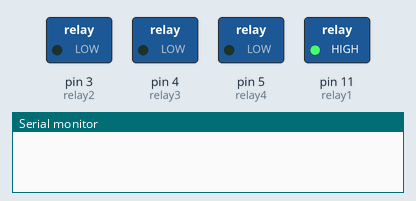
This sketch was run on a simulated Arduino Uno, built with avr-gcc and run on an emulated ATmega328P. On the bench: switched loads named in the sketch (green lamp = pin HIGH), the last lines printed to the serial monitor. Random numbers use the default seed unless the sketch sets one.

Above: at 0.1 s.
At 3.7 s:
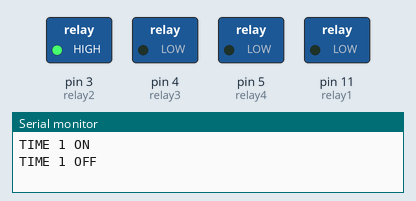
At 18.3 s:
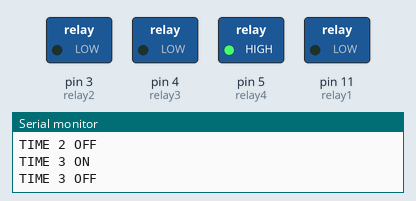
At 23.0 s:
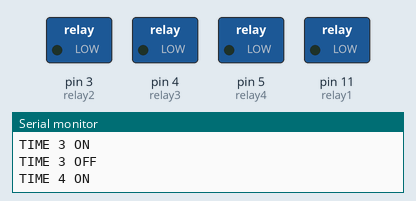
At 40.0 s:
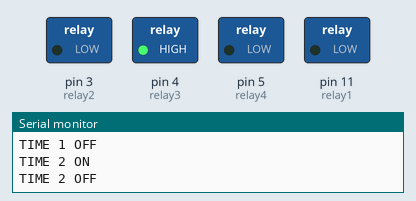
Timing chart, 0 to 40.0 s (numbered marks = the images above):
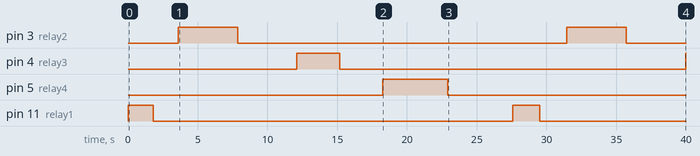

The sketch:

samevariable_value_copy_20230615111254.ino
```cpp
int relay1 = 11;
int relay2 = 3;
int relay3 = 4;
int relay4 = 5;

void setup() {
  pinMode(relay1, OUTPUT);
  pinMode(relay2, OUTPUT);
  pinMode(relay3, OUTPUT);
  pinMode(relay4, OUTPUT);
  Serial.begin(9600);
}

void loop() {
  int delayTime1 = random(1000,5000);
  int delayTime2 = random(1000,5000);
  int delayTime3 = random(1000,5000);
  int delayTime4 = random(1000,5000);

  digitalWrite(relay1, HIGH);
  delay(delayTime1);
  Serial.println("TIME 1 ON");
  digitalWrite(relay1, LOW);
  delay(delayTime1);
  Serial.println("TIME 1 OFF");


  digitalWrite(relay2, HIGH);
  delay(delayTime2);
  Serial.println("TIME 2 ON");
  digitalWrite(relay2, LOW);
  delay(delayTime2);
  Serial.println("TIME 2 OFF");


  digitalWrite(relay3, HIGH);
  delay(delayTime3);
  Serial.println("TIME 3 ON");
  digitalWrite(relay3, LOW);
  delay(delayTime3);
  Serial.println("TIME 3 OFF");

  digitalWrite(relay4, HIGH);
  delay(delayTime4);
  Serial.println("TIME 4 ON");
  digitalWrite(relay4, LOW);
  delay(delayTime4);
  Serial.println("TIME 4 OFF");

}
```

Measured:
- by itself, pin 3 (relay2): alternates HIGH for 4.3 s and LOW for 23.6 s
- by itself, pin 4 (relay3): LOW → HIGH at 12.1 s, → LOW 3.1 s later, → HIGH 24.8 s later
- by itself, pin 5 (relay4): LOW → HIGH at 18.3 s, → LOW 4.7 s later
- by itself, pin 11 (relay1): alternates HIGH for 1.9 s and LOW for 25.8 s
